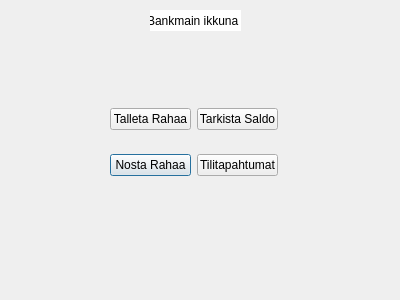
<?xml version="1.0" encoding="UTF-8"?>
<ui version="4.0">
 <class>bankmain</class>
 <widget class="QDialog" name="bankmain">
  <property name="geometry">
   <rect>
    <x>0</x>
    <y>0</y>
    <width>400</width>
    <height>300</height>
   </rect>
  </property>
  <property name="windowTitle">
   <string>Dialog</string>
  </property>
  <widget class="QLineEdit" name="lineEdit">
   <property name="geometry">
    <rect>
     <x>150</x>
     <y>10</y>
     <width>91</width>
     <height>21</height>
    </rect>
   </property>
   <property name="text">
    <string>Bankmain ikkuna</string>
   </property>
   <property name="frame">
    <bool>false</bool>
   </property>
   <property name="readOnly">
    <bool>true</bool>
   </property>
  </widget>
  <widget class="QWidget" name="gridLayoutWidget">
   <property name="geometry">
    <rect>
     <x>110</x>
     <y>90</y>
     <width>168</width>
     <height>104</height>
    </rect>
   </property>
   <layout class="QGridLayout" name="gridLayout">
    <item row="1" column="0">
     <widget class="QPushButton" name="pushButton">
      <property name="text">
       <string>Nosta Rahaa</string>
      </property>
     </widget>
    </item>
    <item row="0" column="0">
     <widget class="QPushButton" name="pushButton_2">
      <property name="text">
       <string>Talleta Rahaa</string>
      </property>
     </widget>
    </item>
    <item row="0" column="1">
     <widget class="QPushButton" name="pushButton_3">
      <property name="text">
       <string>Tarkista Saldo</string>
      </property>
     </widget>
    </item>
    <item row="1" column="1">
     <widget class="QPushButton" name="pushButton_4">
      <property name="text">
       <string>Tilitapahtumat</string>
      </property>
     </widget>
    </item>
   </layout>
  </widget>
 </widget>
 <resources/>
 <connections/>
</ui>
